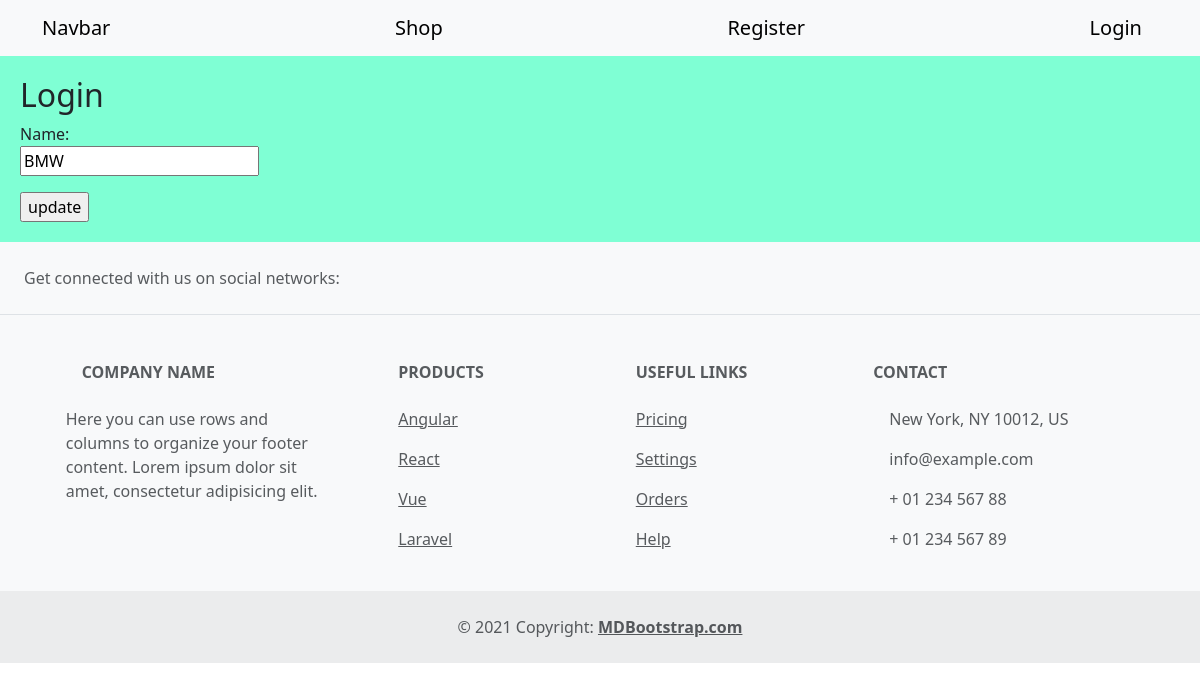
Page /update/1/ on the earlier database version.
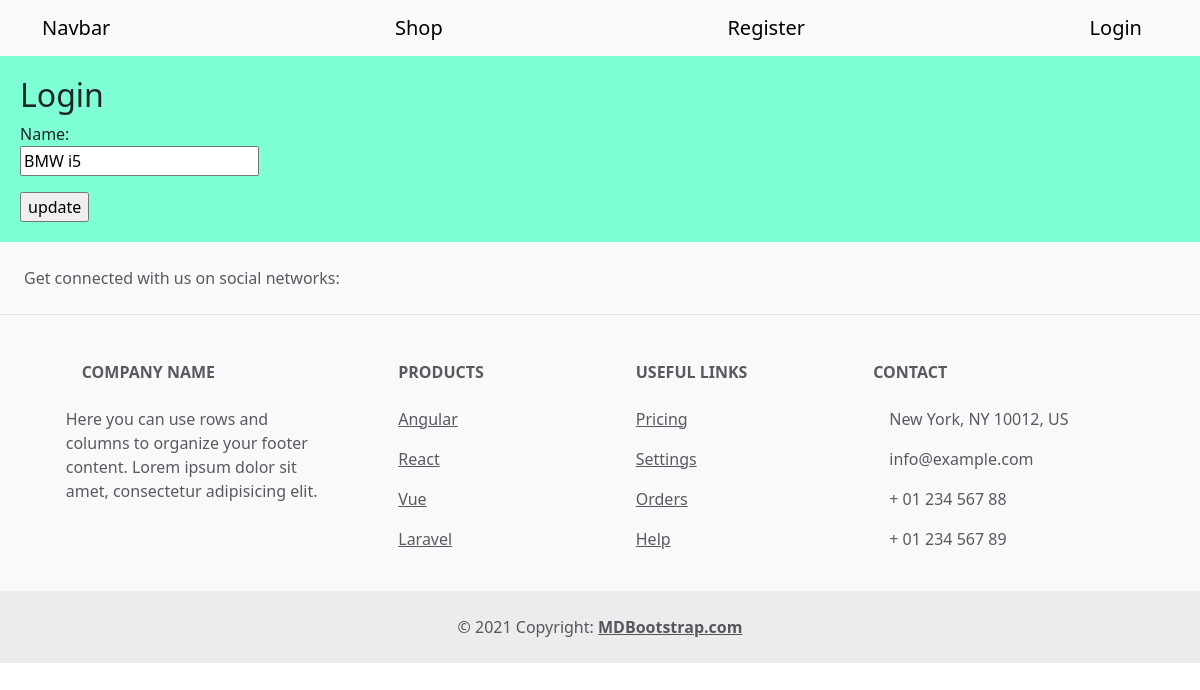
Same page on the later database version.
### home/models.py (models this page shows, shortened)
class Car(models.Model):
    name = models.CharField(max_length=100)
    owner = models.CharField(max_length=100)
    year = models.PositiveSmallIntegerField()

### home/views.py (the view)
# urls.py: path('update/<int:pk>/', views.UpdateCarView.as_view(), name='update_car'),
class UpdateCarView(UpdateView):
    model = Car
    fields = ['name']
    success_url = reverse_lazy('home:home')
    template_name = 'home/update.html'

### home/templates/home/update.html (shortened to what this page needs)
{% extends 'base.html' %}
{% block content %}
<h2>Login</h2>
<form method="post" novalidate class="col-md-3">
    {{ form.as_p }}
    <input type="submit" value="update">
</form>
{% endblock %}

Differences in the rows shown:
changed Car: name "BMW" → "BMW i5"
